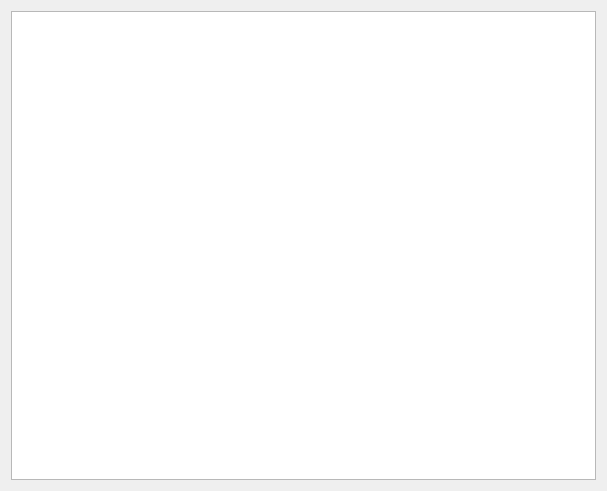
<?xml version="1.0" encoding="UTF-8"?>
<ui version="4.0">
 <class>MainWindow</class>
 <widget class="QMainWindow" name="MainWindow">
  <property name="geometry">
   <rect>
    <x>0</x>
    <y>0</y>
    <width>607</width>
    <height>491</height>
   </rect>
  </property>
  <property name="windowTitle">
   <string>MainWindow</string>
  </property>
  <widget class="QWidget" name="centralWidget">
   <layout class="QGridLayout" name="gridLayout">
    <item row="0" column="0" rowspan="2" colspan="2">
     <widget class="QGraphicsView" name="gView"/>
    </item>
    <item row="1" column="1">
     <widget class="QLabel" name="img_label">
      <property name="text">
       <string/>
      </property>
     </widget>
    </item>
   </layout>
  </widget>
  <widget class="QMenuBar" name="menuBar">
   <property name="geometry">
    <rect>
     <x>0</x>
     <y>0</y>
     <width>607</width>
     <height>21</height>
    </rect>
   </property>
  </widget>
 </widget>
 <layoutdefault spacing="6" margin="11"/>
 <resources/>
 <connections/>
</ui>
